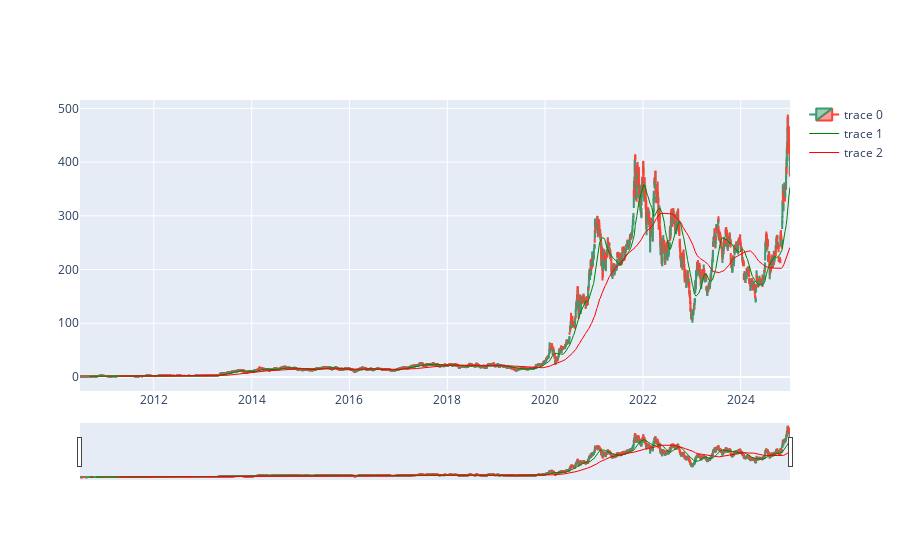

Notebook cell for this chart:
### Code cell
import plotly.graph_objects as go

import pandas as pd
from datetime import datetime

fig = go.Figure(data=[go.Candlestick(x=tesla_df.index,
                open=tesla_df['Open'],
                high=tesla_df['High'],
                low=tesla_df['Low'],
                close=tesla_df['Close']),
                go.Scatter(x=tesla_df.index, y=tesla_df['SMA_50'], line=dict(color='green', width=1)),
                go.Scatter(x=tesla_df.index, y=tesla_df['SMA_200'], line=dict(color='red', width=1))])

fig.show()

### Figure 1 — Plotly figure (JSON) as saved in the notebook; plotly's stock layout.template omitted (floating-point values rounded to 4 significant figures; data arrays with more than 128 entries replaced by an {"elided": "..."} marker saying what was removed)
{"data": [{"close": {"elided": "3654 float values"}, "high": {"elided": "3654 float values"}, "low": {"elided": "3654 float values"}, "open": {"elided": "3654 float values"}, "type": "candlestick", "x": {"elided": "3654 str values"}}, {"line": {"color": "green", "width": 1}, "type": "scatter", "x": {"elided": "3654 str values"}, "y": {"elided": "3654 float values"}}, {"line": {"color": "red", "width": 1}, "type": "scatter", "x": {"elided": "3654 str values"}, "y": {"elided": "3654 float values"}}], "layout": {}}
